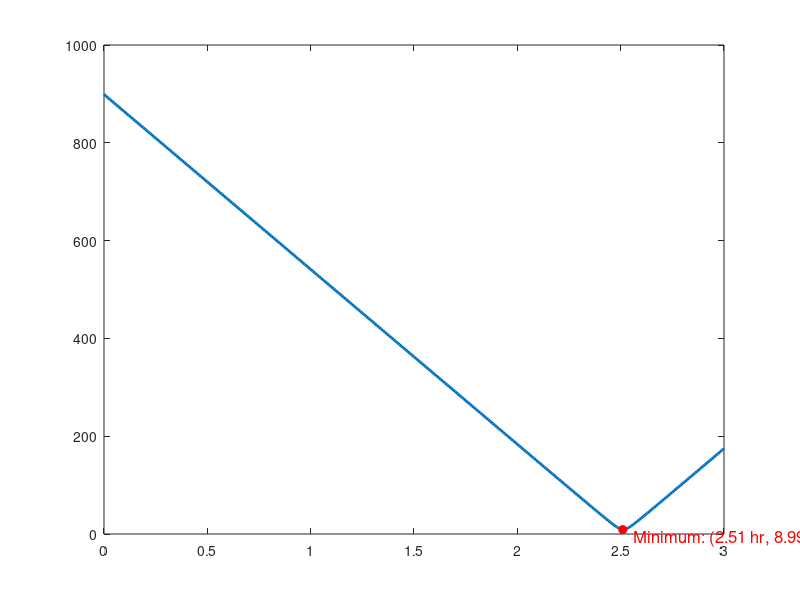

Write the MATLAB code that produced this figure. (Note: this script raises an error after producing the figure.)
% Define constants
v_A=320;
v_B=160;
x0=800;
y0=410;

% Define time range (in hours)
t=0:0.01:3;
D=sqrt((x0-v_A*t).^2+(y0-v_B*t).^2);

% Plot D versus time
figure('Position',[100,100,800,600])
plot(t,D,'LineWidth',2)
hold on

% Mark minimum distance point
[min_D,min_index]=min(D);
t_min=t(min_index);
plot(t_min,min_D,'ro','MarkerSize',6,'MarkerFaceColor','r')
text(t_min+0.05,min_D,sprintf('Minimum: (%.2f hr, %.2f mi)',t_min,min_D),...
    'FontSize',12,'VerticalAlignment','top','Color','r')

% Add horizontal line showing 30 miles
yline(30,'--','Color','#7E2F8E','LineWidth',1.5);
text(0,30,'30 mi threshold','FontSize',12,'VerticalAlignment','bottom','HorizontalAlignment','left','Color','#7E2F8E')

% Find times when the distance is exactly 30 miles
coeff=[v_A^2+v_B^2,-2*(v_A*x0+v_B*y0),x0^2+y0^2-30^2];
t_30_all=roots(coeff);
t_30_all=t_30_all(t_30_all>0); % used as negative time values would not make sense 
t_30_first=min(t_30_all);
t_30_second=max(t_30_all);

% Mark the points where distance is exactly 30 miles
plot([t_30_first,t_30_second],[30,30],'o','MarkerSize',6,'MarkerFaceColor','#7E2F8E')
text(t_30_first,30,sprintf('%.2f hr',t_30_first),'FontSize',14,'VerticalAlignment','bottom','HorizontalAlignment','right','Color','#7E2F8E')
text(t_30_second,30,sprintf('%.2f hr',t_30_second),'FontSize',14,'VerticalAlignment','bottom','Color','#7E2F8E')

% Set up plot labels and title
xlabel('Time (hours)','FontSize',14)
ylabel('Distance between aircraft (mi)','FontSize',14)
title('Distance between Aircraft vs Time','FontSize',16)
grid on
axis([0 t(end) 0 max(D)+50])
set(gca,'FontSize',12)
box on

% Save the figuret
print('-dpng','-r300','aircraft_distance_plot.png');

% Displaying results in console
initial_time=datetime('21:18:00','InputFormat','HH:mm:ss');
min_time=initial_time+hours(t_min);
first_30mi_time=initial_time+hours(t_30_first);
fprintf('Minimum distance: %.2f mi apart at %s (%.2f hours after 9:18 PM)\n',min_D,datestr(min_time,'HH:MM:SS PM'),t_min);
fprintf('Aircraft are first within 30 mi of each other at %s (%.2f hours after 9:18 PM)\n',datestr(first_30mi_time,'HH:MM:SS PM'),t_30_first);
